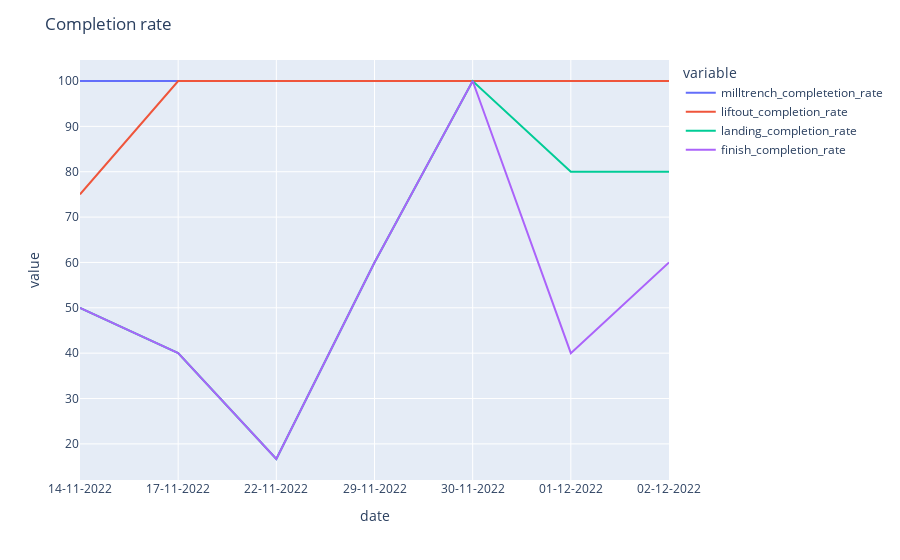

Here is the notebook cell this chart was saved with:
### Code cell
# group df_history by date and stage
df_history["date"] = pd.to_datetime(df_history["date"])
df_history["stage"] = df_history["stage"].astype("category")
df_history_group = df_history.groupby(by=["date", "stage"]).count()
df_history_group = df_history_group.reset_index()
df_history_group["date"] = df_history_group["date"].dt.strftime("%d-%m-%Y")

# drop all columns except date, stage, duration

df_history_group = df_history_group[["date", "stage", "duration"]]

# fillna 0
df_history_group["duration"] = df_history_group["duration"].fillna(0)

# get how many stage = MillTrench for each date
df_history_group_milltrench = df_history_group[df_history_group["stage"] == "MillTrench"]

# get how many stage = Liftout for each date
df_history_group_liftout = df_history_group[df_history_group["stage"] == "Liftout"]

# get how many stage = Landing for each date
df_history_group_landing = df_history_group[df_history_group["stage"] == "Landing"]

# get how many stage = Finished for each date
df_history_group_finished = df_history_group[df_history_group["stage"] == "Finished"]

# merge all the  dataframes
df_history_group = pd.merge(df_history_group_milltrench, df_history_group_liftout, on="date")

# rename columns
df_history_group = df_history_group.rename(columns={"duration_x": "milltrench", "duration_y": "liftout"})

df_history_group = pd.merge(df_history_group, df_history_group_landing, on="date")
df_history_group = pd.merge(df_history_group, df_history_group_finished, on="date")

# rename columns
df_history_group = df_history_group.rename(columns={"duration_x": "landing", "duration_y": "finished"})

# drop
df_history_group = df_history_group[["date", "milltrench", "liftout", "landing", "finished"]]


# display(df_history_group)

# calculate completion rate milltrench / milltrench
df_history_group["milltrench_completetion_rate"] = df_history_group["milltrench"] / df_history_group["milltrench"] * 100

# calculate completion rate finished / milltrench
df_history_group["finish_completion_rate"] = df_history_group["finished"] / df_history_group["milltrench"] * 100

# calculate completion rate landing / milltrench
df_history_group["landing_completion_rate"] = df_history_group["landing"] / df_history_group["milltrench"] * 100

# calculate completion rate liftout / milltrench
df_history_group["liftout_completion_rate"] = df_history_group["liftout"] / df_history_group["milltrench"] * 100

# plot a time series of completion rate with dashed lines
fig = px.line(df_history_group, x="date", y=["milltrench_completetion_rate", 
    "liftout_completion_rate", 
    "landing_completion_rate", "finish_completion_rate"])
fig.update_layout(title="Completion rate")
fig.show()

### Figure 1 — Plotly figure (JSON) as saved in the notebook; plotly's stock layout.template omitted (floating-point values rounded to 4 significant figures)
{"data": [{"hovertemplate": "variable=milltrench_completetion_rate<br>date=%{x}<br>value=%{y}<extra></extra>", "legendgroup": "milltrench_completetion_rate", "line": {"color": "#636efa", "dash": "solid"}, "marker": {"symbol": "circle"}, "mode": "lines", "name": "milltrench_completetion_rate", "orientation": "v", "showlegend": true, "type": "scatter", "x": ["14-11-2022", "17-11-2022", "22-11-2022", "29-11-2022", "30-11-2022", "01-12-2022", "02-12-2022"], "xaxis": "x", "y": [100, 100, 100, 100, 100, 100, 100], "yaxis": "y"}, {"hovertemplate": "variable=liftout_completion_rate<br>date=%{x}<br>value=%{y}<extra></extra>", "legendgroup": "liftout_completion_rate", "line": {"color": "#EF553B", "dash": "solid"}, "marker": {"symbol": "circle"}, "mode": "lines", "name": "liftout_completion_rate", "orientation": "v", "showlegend": true, "type": "scatter", "x": ["14-11-2022", "17-11-2022", "22-11-2022", "29-11-2022", "30-11-2022", "01-12-2022", "02-12-2022"], "xaxis": "x", "y": [75, 100, 100, 100, 100, 100, 100], "yaxis": "y"}, {"hovertemplate": "variable=landing_completion_rate<br>date=%{x}<br>value=%{y}<extra></extra>", "legendgroup": "landing_completion_rate", "line": {"color": "#00cc96", "dash": "solid"}, "marker": {"symbol": "circle"}, "mode": "lines", "name": "landing_completion_rate", "orientation": "v", "showlegend": true, "type": "scatter", "x": ["14-11-2022", "17-11-2022", "22-11-2022", "29-11-2022", "30-11-2022", "01-12-2022", "02-12-2022"], "xaxis": "x", "y": [50, 40, 16.67, 60, 100, 80, 80], "yaxis": "y"}, {"hovertemplate": "variable=finish_completion_rate<br>date=%{x}<br>value=%{y}<extra></extra>", "legendgroup": "finish_completion_rate", "line": {"color": "#ab63fa", "dash": "solid"}, "marker": {"symbol": "circle"}, "mode": "lines", "name": "finish_completion_rate", "orientation": "v", "showlegend": true, "type": "scatter", "x": ["14-11-2022", "17-11-2022", "22-11-2022", "29-11-2022", "30-11-2022", "01-12-2022", "02-12-2022"], "xaxis": "x", "y": [50, 40, 16.67, 60, 100, 40, 60], "yaxis": "y"}], "layout": {"legend": {"title": {"text": "variable"}, "tracegroupgap": 0}, "margin": {"t": 60}, "title": {"text": "Completion rate"}, "xaxis": {"anchor": "y", "domain": [0, 1], "title": {"text": "date"}}, "yaxis": {"anchor": "x", "domain": [0, 1], "title": {"text": "value"}}}}
